Frame 1 (no input): blank canvas, image omitted
Frame 60 (no input): blank canvas, image omitted
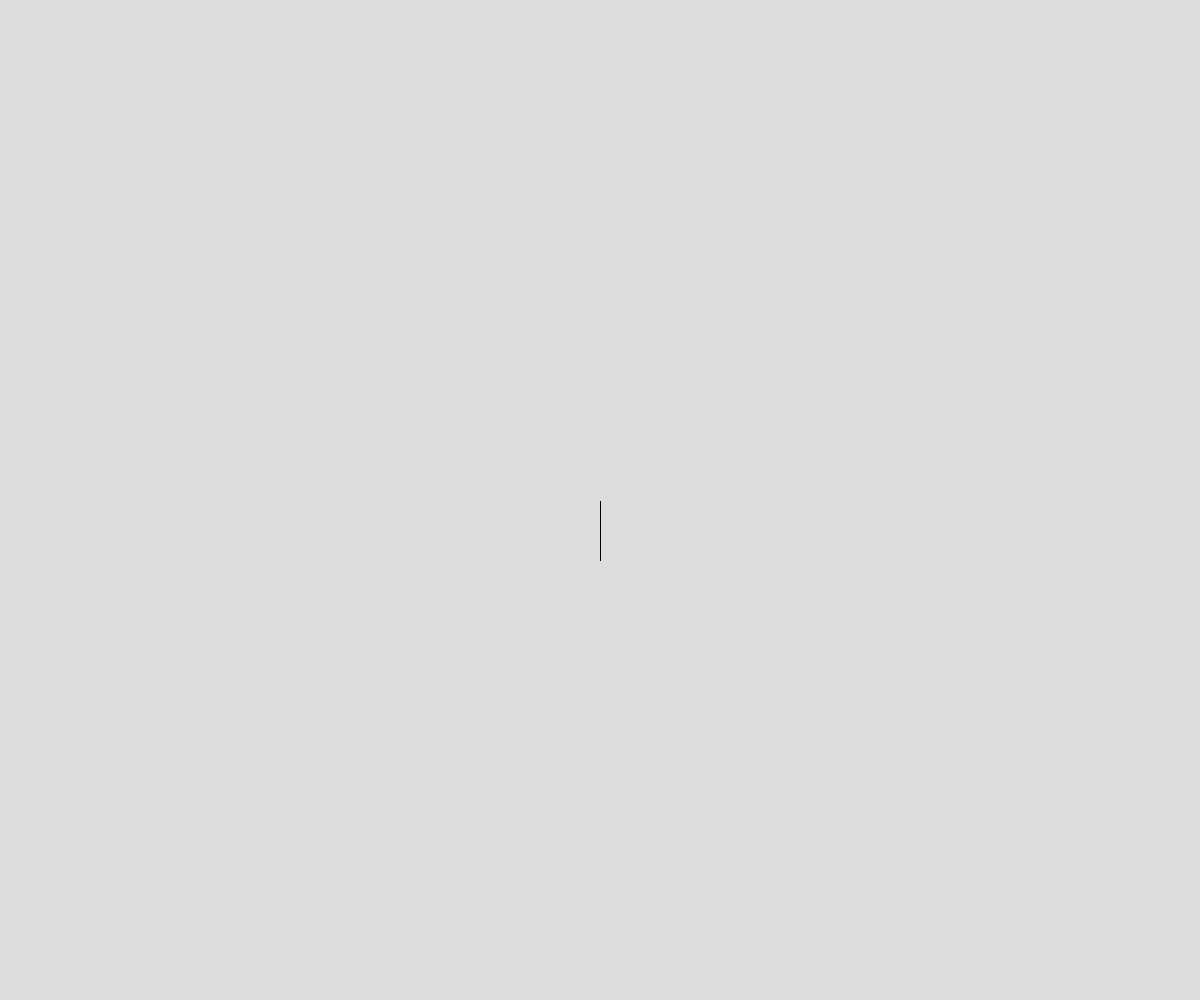
Frame 120 (the mouse pressed at the canvas centre since frame 60)

The p5.js sketch whose frames 1 and 60 were blank and that drew this single picture after the mouse press (run headless with seeded random() and noise() and a simulated clock; from frame 60 on, the mouse is pressed at the canvas centre):

// p5.js sketch
// ── sketch.js
let mouseIsOver = false;
let grainPositions = [];
let rowLenght;

function setup() {
  pixelDensity(1)
  let canvas = createCanvas(windowWidth, windowHeight);
  canvas.mouseOver(() => mouseIsOver = true);
  canvas.mouseOut(() => mouseIsOver = false);
  canvas.elt.addEventListener("contextmenu", (e) => e.preventDefault())
  rowLenght = width;
  background(220);
}

function draw() {
  loadPixels();
  if (mouseIsPressed) {
    if (grainPositions[width * mouseY + mouseX] == null) {
      mouseButton == LEFT ? new Sand(width * mouseY + mouseX) : new Water(width * mouseY + mouseX);
    }
  }

  for (let i = 0; i < PixelGrain.instances.length; i++) {
    PixelGrain.instances[i].update();
  }
  updatePixels();
}

function mouseToPixelIndex() {
  return width * mouseY + mouseX;
}


class PixelGrain {
  static instances = [];
  
  pos;
  color;
  bias;
  type;

  constructor(pos) {
    this.pos = pos;
    this.bias = random([-1, 1]);
  }

  drawPixel() {
    pixels[this.pos * 4] = this.color.r;
    pixels[this.pos * 4 + 1] = this.color.g;
    pixels[this.pos * 4 + 2] = this.color.b;
    pixels[this.pos * 4 + 3] = 255;
  }

  clearPixel() {
    pixels[this.pos * 4] = 220;
    pixels[this.pos * 4 + 1] = 220;
    pixels[this.pos * 4 + 2] = 220;
    pixels[this.pos * 4 + 3] = 255;
  }
}

class Sand extends PixelGrain {
  constructor(pos) {
    super(pos)
    if (grainPositions[pos]) return;
    grainPositions[this.pos] = this;
    PixelGrain.instances.push(this);
    this.color = {r: 0, g: 0, b: 0}
    this.type = 0;
    this.drawPixel();
  }

  update() {
    if (this.pos * 4 > pixels.length - rowLenght * 4) return;

    if (this.bias < 0) {
      this.movePixel(rowLenght) || 
      (this.pos % rowLenght != 0 && this.movePixel(rowLenght + this.bias)) || 
      (this.pos % rowLenght != rowLenght - 1 && this.movePixel(rowLenght - this.bias));
    } else {
      this.movePixel(rowLenght) || 
      (this.pos % rowLenght != rowLenght - 1 && this.movePixel(rowLenght + this.bias)) || 
      (this.pos % rowLenght != 0 && this.movePixel(rowLenght - this.bias));
    }
  }

  movePixel = (nextIndex) => {
    if (grainPositions[this.pos + nextIndex] == null) {
      grainPositions[this.pos] = null;
      this.clearPixel();
      this.pos += nextIndex;
      this.drawPixel();
      grainPositions[this.pos] = this;
    } else if(grainPositions[this.pos + nextIndex].type == 1) {
      grainPositions[this.pos] = null;
      this.clearPixel();
      grainPositions[this.pos + nextIndex].movePixel(-rowLenght + this.bias) ||
      grainPositions[this.pos + nextIndex].movePixel(-rowLenght - this.bias) ||
      grainPositions[this.pos + nextIndex].movePixel(-rowLenght);
      this.pos += nextIndex;
      this.drawPixel();
      grainPositions[this.pos] = this;
    } else return false;
    return true;
  }
}

class Water extends PixelGrain {
  constructor(pos) {
    super(pos)
    if (grainPositions[pos]) return;
    grainPositions[this.pos] = this;
    PixelGrain.instances.push(this);
    this.color = {r: 100, g: 100, b: 255};
    this.type = 1;
    this.drawPixel();
  }

  update() {
    if (this.pos * 4 > pixels.length - rowLenght * 4) return;

    if (this.bias < 0) {
      this.movePixel(rowLenght) || 
      (this.pos % rowLenght != 0 && this.movePixel(rowLenght + this.bias)) || 
      (this.pos % rowLenght != rowLenght - 1 && this.movePixel(rowLenght - this.bias)) ||
      (this.pos % rowLenght != 0 && this.movePixel(this.bias)) ||
      (this.pos % rowLenght != rowLenght - 1 && this.movePixel(-this.bias))
    } else {
      this.movePixel(rowLenght) || 
      (this.pos % rowLenght != rowLenght - 1 && this.movePixel(rowLenght + this.bias)) || 
      (this.pos % rowLenght != 0 && this.movePixel(rowLenght - this.bias)) ||
      (this.pos % rowLenght != rowLenght - 1 && this.movePixel(this.bias)) ||
      (this.pos % rowLenght != 0 && this.movePixel(-this.bias))
    }
  }

  movePixel = (nextIndex) => {
    if (grainPositions[this.pos + nextIndex] == null) {
      grainPositions[this.pos] = null;
      this.clearPixel();
      this.pos += nextIndex;
      this.drawPixel();
      grainPositions[this.pos] = this;
    } else return false;
    return true;
  }
}
